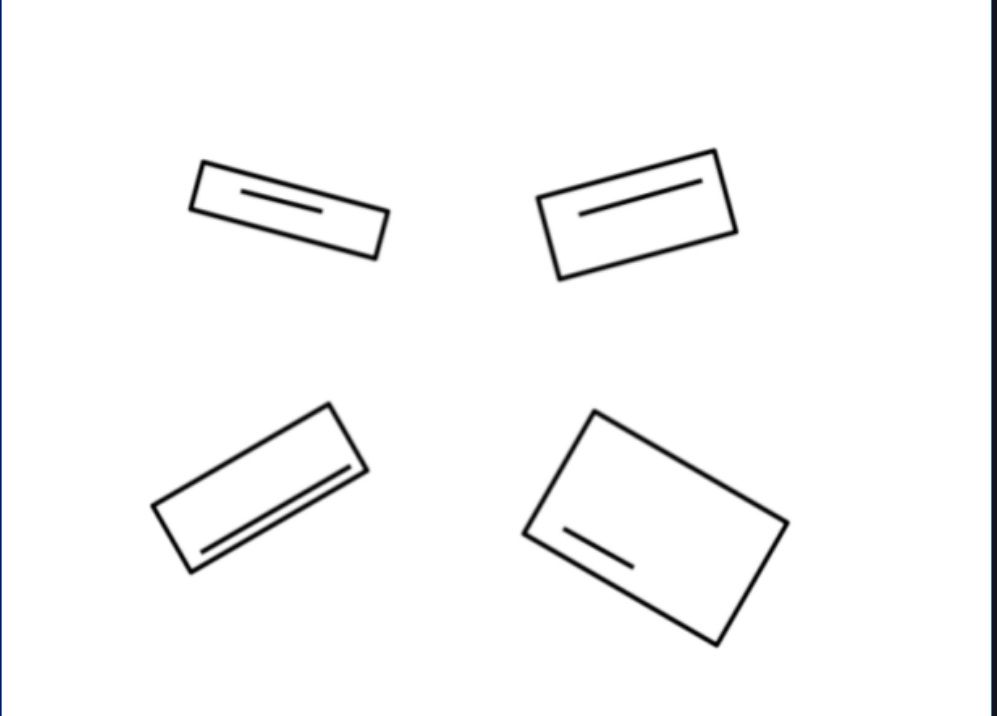
#> input picture Task_2/image.png, 997 x 716 px, found by its file name
$ python rectangle_numbering.py
#> lines starting #> are read from the running program, lines starting #| are printed output that depends on the picture; after the words box and inside, x2 and y2 are one past the last pixel; in counts of white or black regions, pixels touching at a corner belong together
import cv2

# Load the image
image_path = '/media/user/New Volume/Computer Vision/Task_2/image.png'
image = cv2.imread(image_path)
#> image is the input picture: shape (716, 997, 3); mean B, G, R 248.8, 248.5, 248.4
# Resize the image if needed
image = cv2.resize(image, (800, 1200))
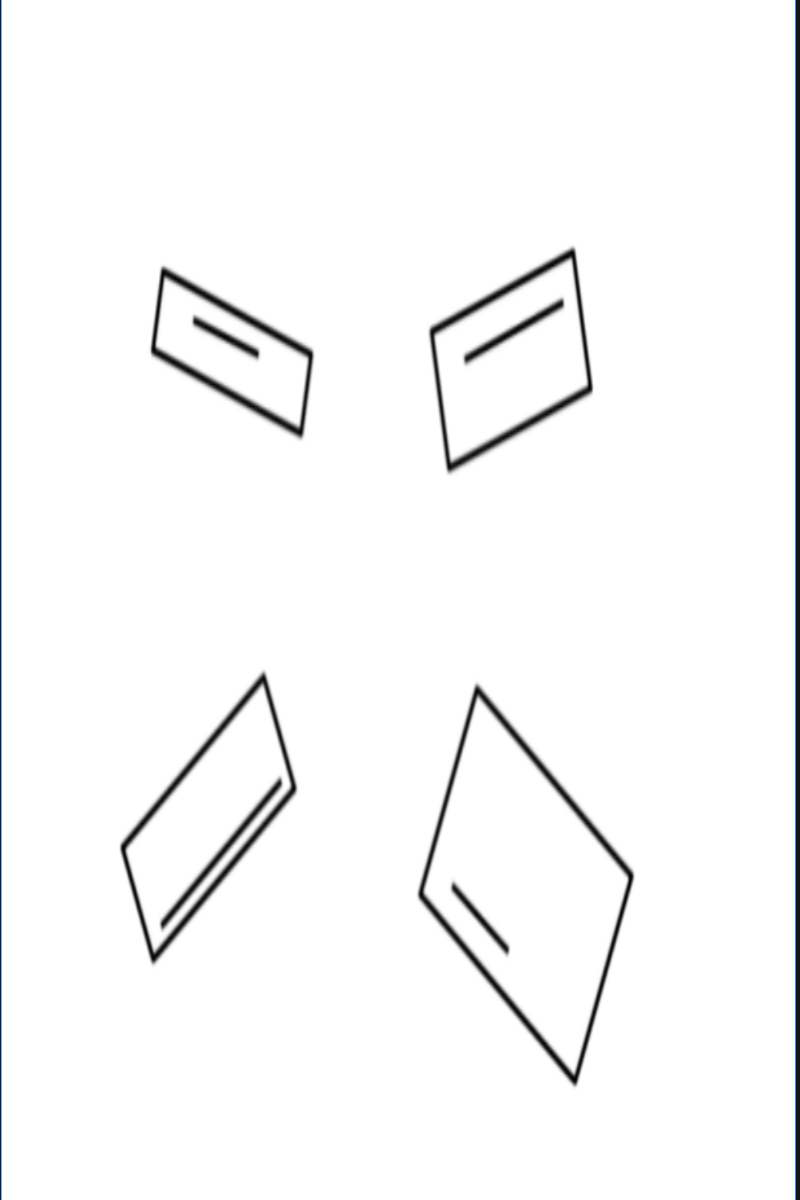
#> image: shape (1200, 800, 3); mean B, G, R 248.8, 248.5, 248.3

# Convert the image to grayscale
gray_image = cv2.cvtColor(image, cv2.COLOR_BGR2GRAY)

# Apply Gaussian blur to reduce noise
blurred_image = cv2.GaussianBlur(gray_image, (5, 5), 0)
# Apply Canny edge detection
edges = cv2.Canny(blurred_image, threshold1=30, threshold2=100)
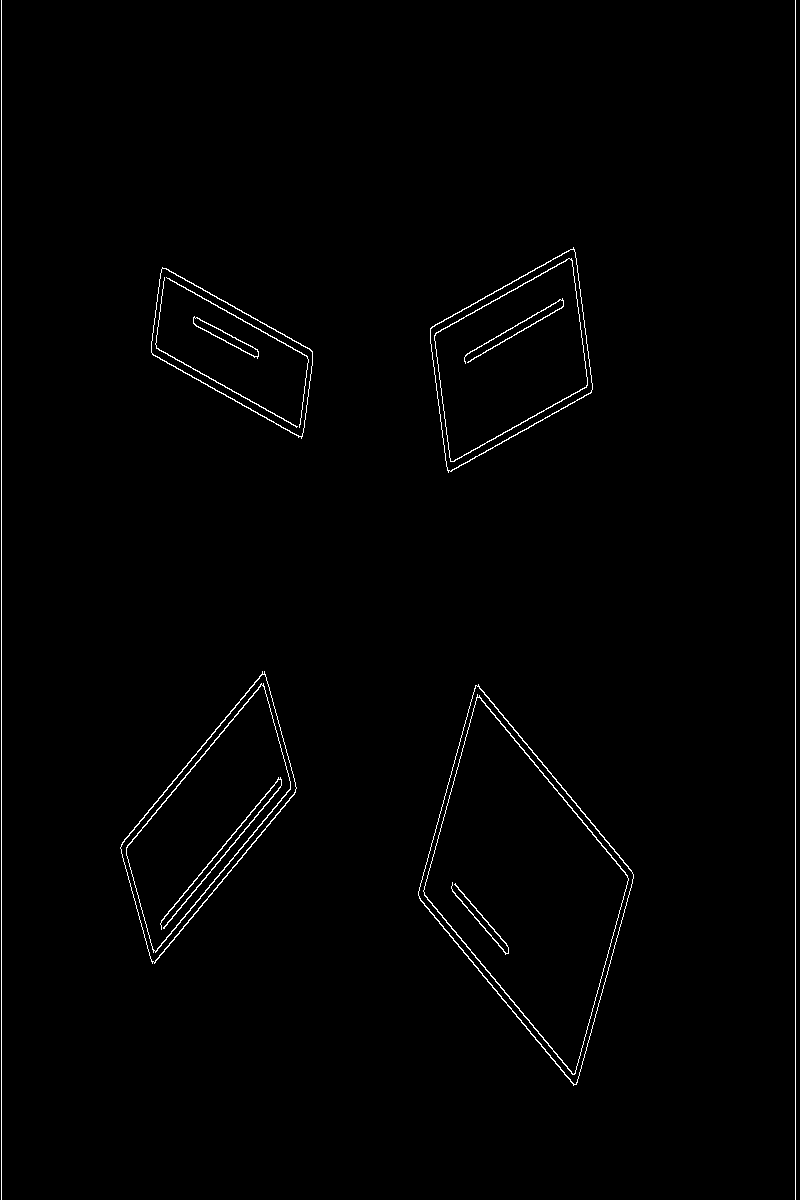
#> edges: shape (1200, 800); 1.1% white in thin lines or dots
contours, _ = cv2.findContours(edges.copy(), cv2.RETR_EXTERNAL, cv2.CHAIN_APPROX_SIMPLE)
#> contours = 6 contours, 2 with area under 20; largest, box (x1, y1, x2, y2) and area: (418, 684, 634, 1086) 45008, (120, 671, 297, 964) 23043, (430, 247, 593, 473) 22538, (151, 267, 313, 439) 14226

# Filter rectangles based on shape properties (e.g., four sides)
rectangles = []
for contour in contours:
    approx = cv2.approxPolyDP(contour, 0.04 * cv2.arcLength(contour, True), True)
    if len(approx) == 4:
        rectangles.append(approx)
#> this loop made 6 passes
#> approx on passes 1 to 6: [[478, 684], [418, 895], [573, 1085], [633, 874]], [[264, 671], [121, 844], [152, 963], [295, 792]], [[162, 267], [152, 354], [301, 438], [312, 351]], [[573, 247], [430, 328], [448, 472], [591, 392]], [[795, 0], [795, 1199]], [[1, 0], [1, 1199]]
#> after the loop, rectangles = 4 contours; box (x1, y1, x2, y2) and area: (418, 684, 634, 1086) 44105, (121, 671, 296, 964) 22492, (430, 247, 592, 473) 22112, (152, 267, 313, 439) 13888

# Define your length thresholds for assigning numbers
threshold1 = 400  # Adjust this threshold based on your criteria
threshold2 = 400  # Adjust this threshold based on your criteria

# Measure the length of each rectangle and number them
for i, rect in enumerate(rectangles):
    x, y, w, h = cv2.boundingRect(rect)
    length = max(w, h)  # Measure length based on the longer side

    # Assign numbers based on length thresholds
    if length < threshold1:
        number = 1
    elif length < threshold2:
        number = 2
    else:
        number = 3

    # Draw the assigned number on the rectangle
    cv2.putText(image, str(number), (x + w // 2, y + h // 2), cv2.FONT_HERSHEY_SIMPLEX, 1, (0, 255, 0), 2)
#> this loop made 4 passes
#> (rect, x, y, w, h, length, number) on passes 1 to 4: ([[478, 684], [418, 895], [573, 1085], [633, 874]], 418, 684, 216, 402, 402, 3), ([[264, 671], [121, 844], [152, 963], [295, 792]], 121, 671, 175, 293, 293, 1), ([[162, 267], [152, 354], [301, 438], [312, 351]], 152, 267, 161, 172, 172, 1), ([[573, 247], [430, 328], [448, 472], [591, 392]], 430, 247, 162, 226, 226, 1)
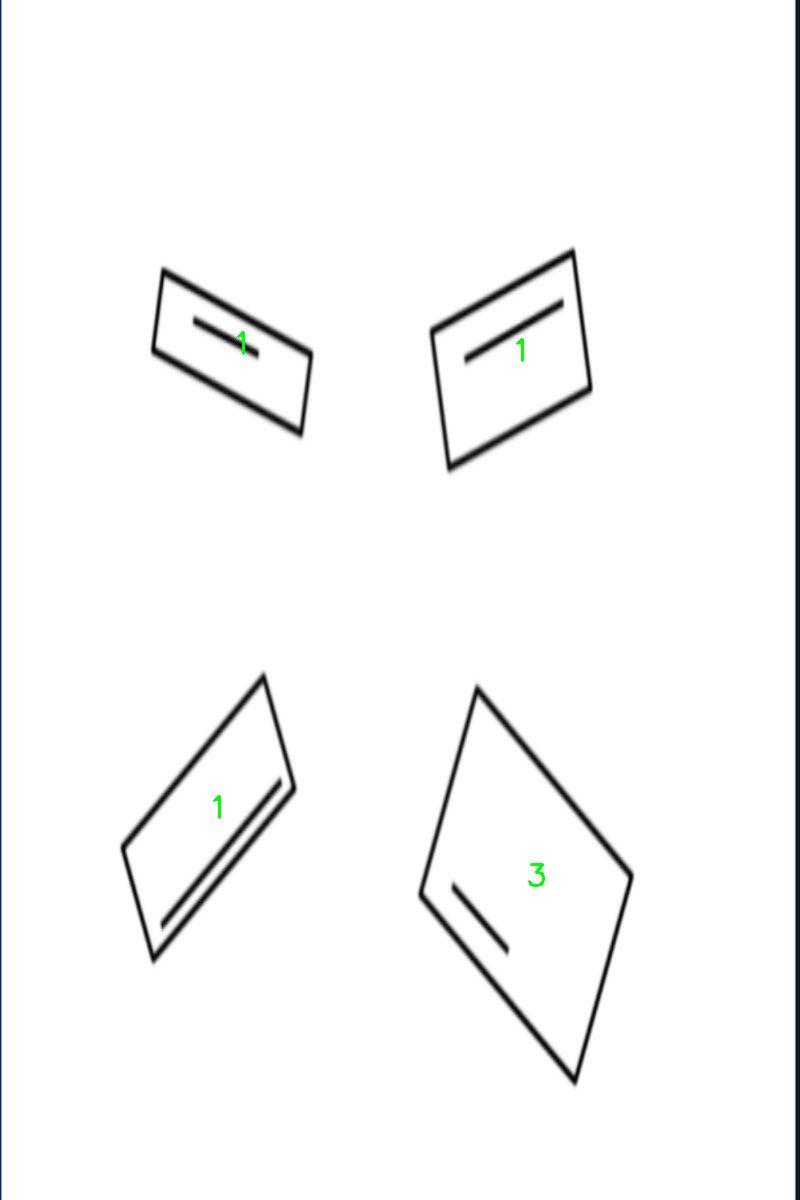
#> image: shape (1200, 800, 3); 0.04% of pixels changed, all inside (x1, y1, x2, y2) = (213, 331, 545, 887)

# Display the image with numbered rectangles
cv2.imshow('Numbered Rectangles', image)
cv2.waitKey(0)
cv2.destroyAllWindows()
